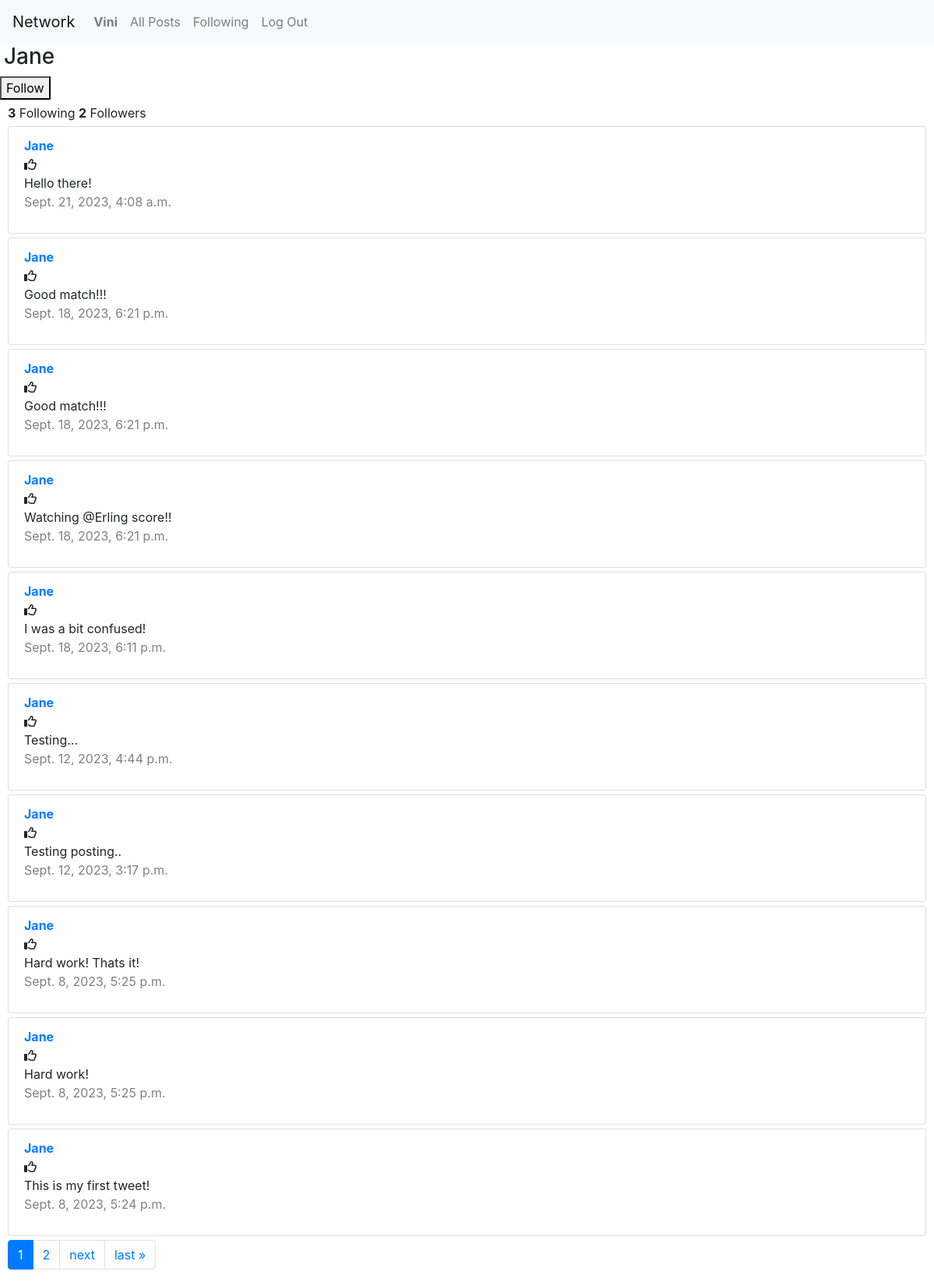
The page /profile/Jane (signed in) on the database its author committed.
### network/models.py (models this page shows, shortened)
class User(AbstractUser):
    following = models.ManyToManyField('self', symmetrical=False, blank=True, related_name='followers')

class Post(models.Model):
    user = models.ForeignKey(User, on_delete=models.CASCADE, related_name="posts")
    content = models.TextField()
    created_at = models.DateTimeField(auto_now_add=True)

### network/views.py (the view)
# urls.py: path("profile/<str:username>", views.profile, name="profile"),
@login_required
def profile(request, username):
    current_user = request.user
    profile_user = User.objects.get(username=username)
    followers = profile_user.followers.all()
    following = profile_user.following.all()
    posts_for_specific_user = Post.objects.filter(user__username=username).order_by('-created_at')
    page_obj = paginate(request, posts_for_specific_user)
    return render(request, "network/profile.html",{
        'profile_user': profile_user,
        'current_user': current_user,
        'followers': followers,
        'following': following,
        'page_obj': page_obj})

### network/views.py (called while the page is built)
def paginate(request, posts):
    paginator = Paginator(posts, 10)  # Show 10 contacts per page.
    page_number = request.GET.get("page")
    page_obj = paginator.get_page(page_number)
    return page_obj

### network/templates/network/profile.html (shortened to what this page needs)
{% extends "network/layout.html" %}
{% load static %}
{% block body %}
    <div>
        <h3>{{ profile_user.username }}</h3>
        {% if user != profile_user %}
            {% if user not in profile_user.followers.all %}
                <button id="follow-button" style="display: block;">Follow</button>
            {% else %}
                <button id="follow-button" style="display: none;">Follow</button>
                <button id="unfollow-button" style="display: block;">Unfollow</button>
            {% endif %}
        {% endif %}
        <div class="follower-following">
            <strong>{{ following|length }}</strong> Following
            <strong class="indented">{{ followers|length }}</strong> Followers
        </div>
    </div>
    <div>
       {% include 'network/post_list.html' with posts=posts %}
    </div>
{% endblock %}

### network/templates/network/layout.html (shortened to what this page needs)
{% load static %}
<!DOCTYPE html>
<html lang="en">
    <head>
        <link rel="stylesheet" href="https://stackpath.bootstrapcdn.com/bootstrap/4.4.1/css/bootstrap.min.css">
        <link href="{% static 'network/styles.css' %}" rel="stylesheet">
        <link rel="stylesheet" href="https://cdnjs.cloudflare.com/ajax/libs/font-awesome/6.4.2/css/all.min.css" />
    </head>
    <body>
        <nav class="navbar navbar-expand-lg navbar-light bg-light">
            <a class="navbar-brand" href="#">Network</a>
            <div>
              <ul class="navbar-nav mr-auto">
                {% if user.is_authenticated %}
                    <li class="nav-item">
                        <a class="nav-link" href="{% url 'profile' username=user.username %}"><strong>{{ user.username }}</strong></a>
                    </li>
                {% endif %}
                <li class="nav-item">
                  <a class="nav-link" href="{% url 'index' %}">All Posts</a>
                </li>
                {% if user.is_authenticated %}
                    <li class="nav-item">
                        <a class="nav-link" href="{% url 'following' %}">Following</a>
                    </li>
                    <li class="nav-item">
                        <a class="nav-link" href="{% url 'logout' %}">Log Out</a>
                    </li>
                {% endif %}
              </ul>
            </div>
          </nav>
        <div class="body">
            {% block body %}
            {% endblock %}
        </div>
    </body>
</html>

### network/templates/network/post_list.html (shortened to what this page needs)
{% load static %}
<ul class="list-group">
    {% for post in page_obj %}
        <div id="post" data-post-id="{{ post.id }}">
            <li class="list-group-item">
                <strong><a href="{% url 'profile' username=post.user.username %}">{{ post.user.username }}</a></strong> <br>
                {% if user.is_authenticated %}
                    {% if user == post.user %}
                        <button class="btn btn-sm btn-outline-primary edit-button" data-toggle="modal" data-target="#modal_edit_post_{{ post.id }}">Edit</button><br>
                        <div class="modal fade" id="modal_edit_post_{{ post.id }}" tabindex="-1" role="dialog" aria-labelledby="modal_edit_post_{{ post.id }}_label" aria-hidden="true">
                            <div class="modal-dialog" role="document">
                                <div class="modal-content">
                                <div class="modal-header">
                                    <h5 class="modal-title">Edit Post</h5>
                                    <button type="button" class="close" data-dismiss="modal" aria-label="Close">
                                    <span aria-hidden="true">&times;</span>
                                    </button>
                                </div>
                                <div class="modal-body">
                                    <textarea class="form-control" name="content" id="textarea_{{ post.id }}" rows="5">{{ post.content }}</textarea>
                                </div>
                                <div class="modal-footer">
                                    <button type="button" class="btn btn-primary" onclick="submitHandler({{ post.id }})">Save changes</button>
                                    <button type="button" class="btn btn-secondary" data-dismiss="modal">Close</button>
                                </div>
                                </div>
                            </div>
                        </div>
                    {% else %}
                        {% if post.id in whoYouLiked%}
                        <i class="fa-solid fa-thumbs-up" id="{{ post.id }}" onclick="likeHandler({{ post.id }}, '{{ whoYouLiked }}')"></i>
                        {% else%}
                        <i class="fa-regular fa-thumbs-up" id="{{ post.id }}" onclick="likeHandler({{ post.id }}, '{{ whoYouLiked }}')"></i>
                        {% endif %}
                    {% endif%}
                {% endif%}
                <div class="post-content" id="content_{{ post.id }}">
                    {{ post.content }}
                </div>
                <p class="date">{{ post.created_at }}</p>
            </li>
        </div>
    {% endfor %}
</ul>
<span class="step-links">
    <nav aria-label="Page navigation">
        <ul class="pagination">
                {% for page_num in page_obj.paginator.page_range %}
                    <li class="page-item {% if page_num == page_obj.number %}active{% endif %}">
                        <a class="page-link" href="{% url 'index' %}?page={{ page_num }}">{{ page_num }}</a>
                    </li>
                {% endfor %}
            {% if page_obj.has_next %}
                <li class="page-item"><a class="page-link" href="{% url 'index' %}?page={{ page_obj.next_page_number }}">next</a></li>
                <li class="page-item"><a class="page-link" href="{% url 'index' %}?page={{ page_obj.paginator.num_pages }}">last &raquo;</a></li>
            {% endif %}
        </ul>
    </nav>
</span>

### network/static/network/styles.css (style rules this page uses)
h1, h3 { margin-left: 5px; }
.list-group-item, .follower-following, .pagination { margin-left: 10px; margin-right: 10px; margin-top: 5px; }
.date { color: grey; }

### rows shown on the page
User: username "Vini"
User: username "Jane"
Post: user.username "Jane", content "Hello there!", created_at "Sept. 21, 2023, 4:08 a.m."
Post: user.username "Jane", content "Good match!!!", created_at "Sept. 18, 2023, 6:21 p.m."
Post: user.username "Jane", content "Good match!!!", created_at "Sept. 18, 2023, 6:21 p.m."
Post: user.username "Jane", content "Watching @Erling score!!", created_at "Sept. 18, 2023, 6:21 p.m."
Post: user.username "Jane", content "I was a bit confused!", created_at "Sept. 18, 2023, 6:11 p.m."
Post: user.username "Jane", content "Testing...", created_at "Sept. 12, 2023, 4:44 p.m."
Post: user.username "Jane", content "Testing posting..", created_at "Sept. 12, 2023, 3:17 p.m."
Post: user.username "Jane", content "Hard work! Thats it!", created_at "Sept. 8, 2023, 5:25 p.m."
Post: user.username "Jane", content "Hard work!", created_at "Sept. 8, 2023, 5:25 p.m."
Post: user.username "Jane", content "This is my first tweet!", created_at "Sept. 8, 2023, 5:24 p.m."

### other values the page prints
{{ following|length }} "3"
{{ followers|length }} "2"
{{ page_num }} "1" "2"
